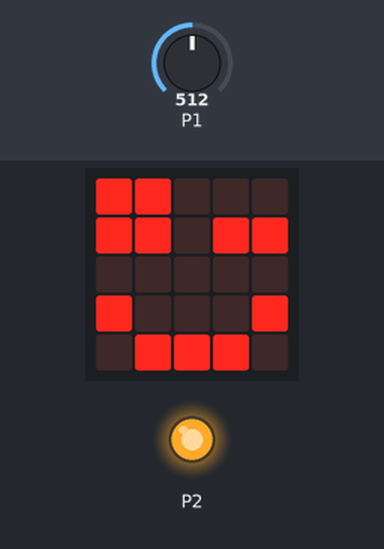
Recording of a program running on a simulated BBC micro:bit (MakeCode). On the bench: the board's 5×5 LED display, output pins drawn as LEDs (lit = HIGH). The test bench sets the inputs (shaded band); at power-on: P1 = 512 (analog values on the 0–1023 scale).

Above: at 1.2 s.
1.3 s: P1 set to 831
3.0 s: P1 set to 857
At 4.8 s:
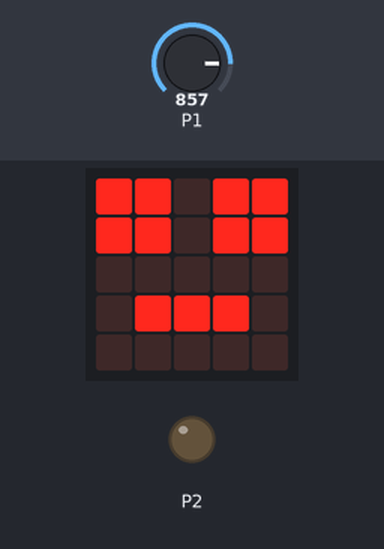
5.1 s: P1 set to 840
At 6.5 s:
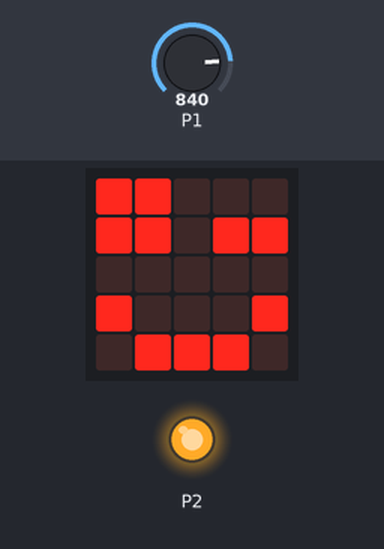
6.8 s: P1 set to 860
At 8.3 s:
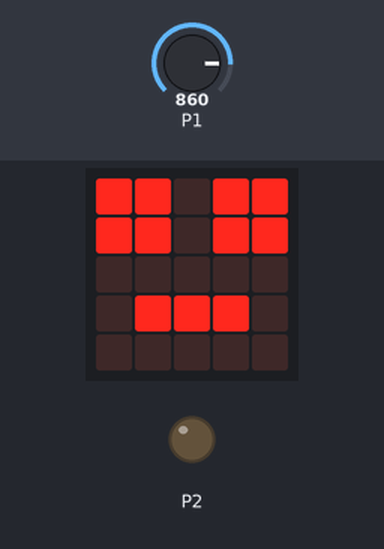
Timing chart, 0 to 9.7 s (numbered marks = the images above; inputs shaded):
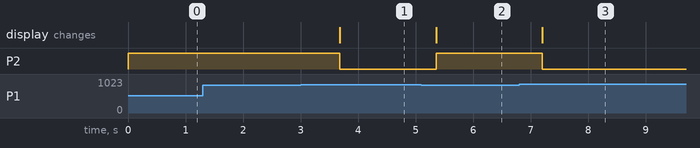

Measured:
- the behaviour switches between 849 and 850 on P1 (found by bisection; images 0 and 1)
- after the input at 1.3 s, every drawn part: stays the same
- after the input at 3.0 s, P2: HIGH → LOW after 0.68 s; the display: changes after 0.68 s (image 1)
- after the input at 5.1 s, P2: LOW → HIGH after 0.26 s; the display: changes after 0.26 s (image 2)
- after the input at 6.8 s, P2: HIGH → LOW after 0.40 s; the display: changes after 0.40 s (image 3)

The program:

main.ts
```typescript
basic.forever(function () {
    if (pins.analogReadPin(AnalogPin.P1) < 850) {
        pins.digitalWritePin(DigitalPin.P2, 1)
        basic.showLeds(`
            # # . . .
            # # . # #
            . . . . .
            # . . . #
            . # # # .
            `)
        basic.pause(500)
    } else {
        pins.digitalWritePin(DigitalPin.P2, 0)
        basic.showLeds(`
            # # . # #
            # # . # #
            . . . . .
            . # # # .
            . . . . .
            `)
    }
})
```

test.ts
```typescript
// testes vão aqui; isto não será compilado quando este pacote for usado como uma extensão.
```
